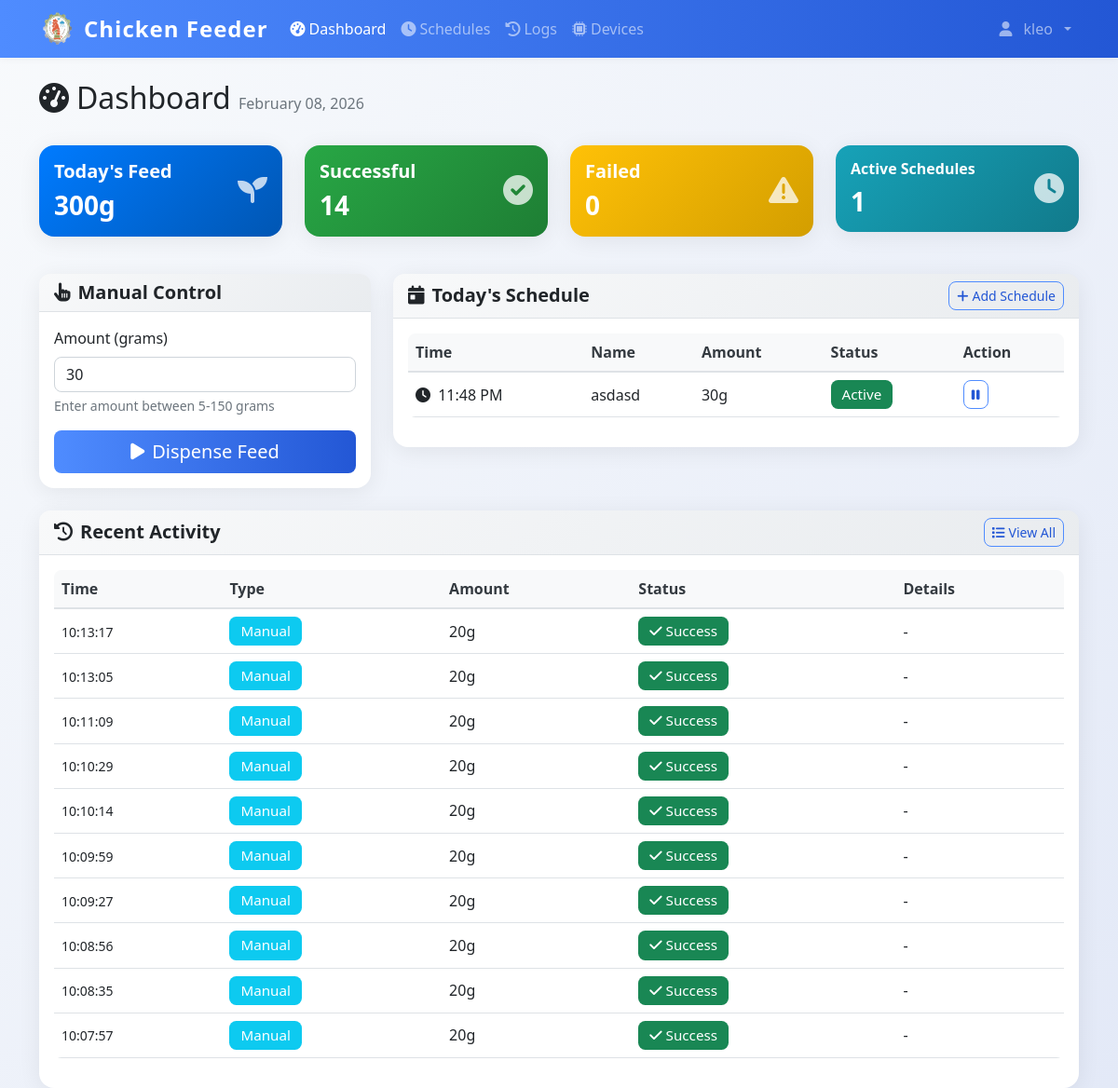
/dashboard (signed in), run on an earlier commit of the app's database.
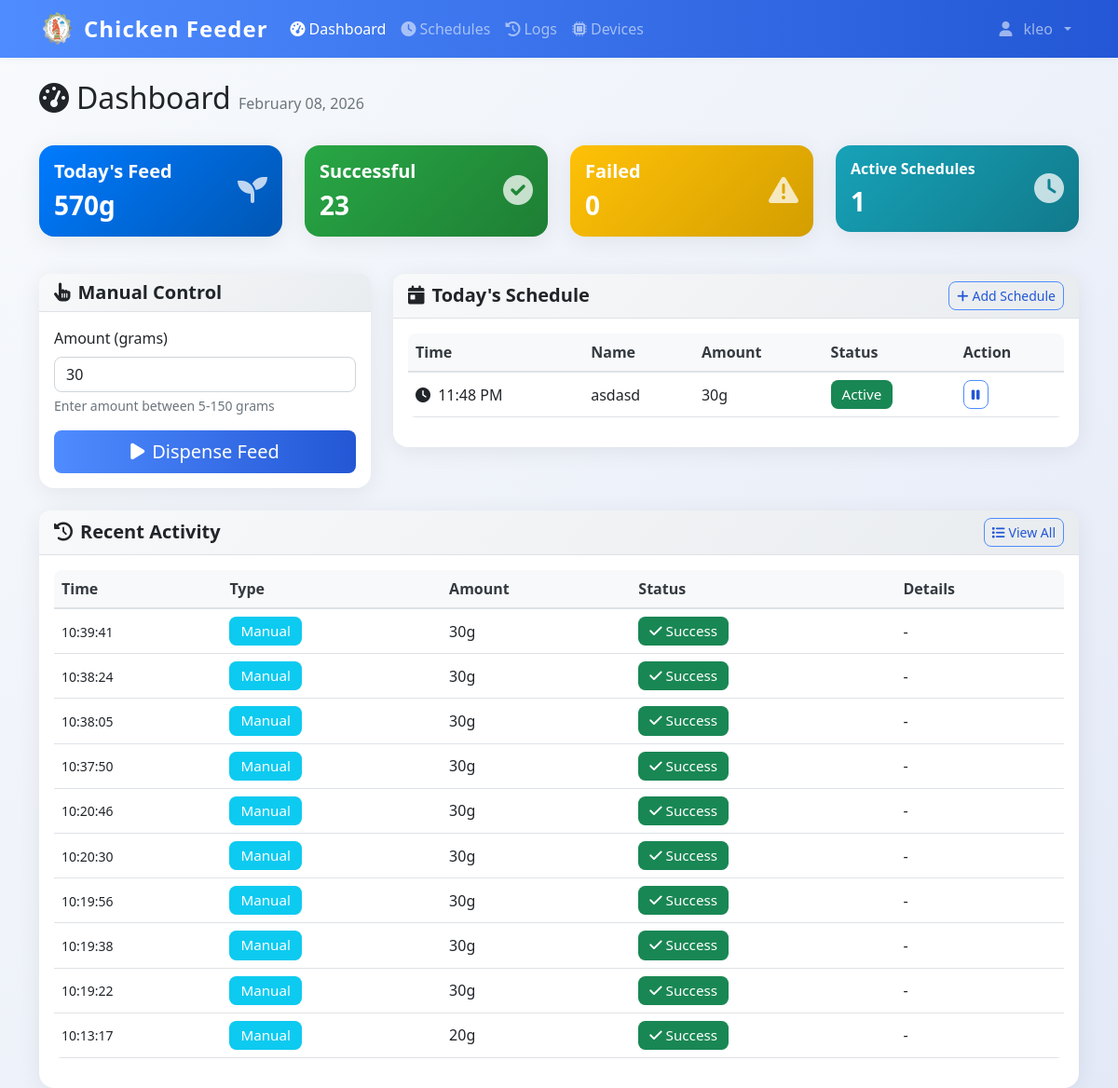
And on a later commit of the database.
### models.py (models this page shows)
class FeedSchedule(db.Model):
    id = db.Column(db.Integer, primary_key=True)
    name = db.Column(db.String(100), nullable=False)
    feed_time = db.Column(db.Time, nullable=False)
    amount_grams = db.Column(db.Integer, nullable=False)
    is_active = db.Column(db.Boolean, default=True)
    created_by = db.Column(db.Integer, db.ForeignKey('user.id'), nullable=False)
    created_at = db.Column(db.DateTime, default=datetime.utcnow)
    user = db.relationship('User', backref=db.backref('schedules', lazy=True))

class DispenseLog(db.Model):
    id = db.Column(db.Integer, primary_key=True)
    timestamp = db.Column(db.DateTime, default=datetime.utcnow, nullable=False)
    amount_grams = db.Column(db.Integer, nullable=False)
    trigger_type = db.Column(db.String(20), nullable=False)
    schedule_id = db.Column(db.Integer, db.ForeignKey('feed_schedule.id'), nullable=True)
    status = db.Column(db.String(20), default='success')
    error_message = db.Column(db.Text, nullable=True)
    image_path = db.Column(db.String(255), nullable=True)  # Path to captured feed image
    pellet_count = db.Column(db.Integer, nullable=True)  # Number of pellets detected in image
    grams_detected = db.Column(db.Float, nullable=True)  # Estimated grams of pellets in feeder
    grams_dispensed = db.Column(db.Integer, nullable=True)  # Actual amount dispensed by servo
    triggered_by = db.Column(db.Integer, db.ForeignKey('user.id'), nullable=True)
    schedule = db.relationship('FeedSchedule', backref=db.backref('dispense_logs', lazy=True))
    user = db.relationship('User', backref=db.backref('dispense_logs', lazy=True))

### app.py (the view)
@app.route('/dashboard', methods=['GET', 'POST'])
@login_required
def dashboard():
    today_schedules = FeedSchedule.query.filter_by(created_by=current_user.id, is_active=True).order_by(FeedSchedule.feed_time).all()
    today_start = datetime.now().replace(hour=0, minute=0, second=0, microsecond=0)
    today_logs = DispenseLog.query.filter(
        DispenseLog.timestamp >= today_start,
        DispenseLog.triggered_by == current_user.id
    ).order_by(DispenseLog.timestamp.desc()).all()
    total_today = sum(log.amount_grams for log in today_logs if log.status == 'success')
    return render_template('dashboard.html',
                         schedules=today_schedules,
                         logs=today_logs,
                         total_today=total_today)

### app.py (called while the page is built)
@login_manager.user_loader
def load_user(user_id):
    return db.session.get(User, int(user_id))

@app.context_processor
def inject_datetime():
    return {'datetime': datetime}

@app.before_request
def restrict_admin_from_user_pages():
    if current_user.is_authenticated and getattr(current_user, 'is_admin', False):
        admin_paths = ['/admin', '/admin/', '/admin/dashboard', '/admin/config', '/admin/create', '/admin/feed-ratio']
        if not any(request.path.startswith(p) for p in admin_paths):
            if not request.path.startswith('/static') and not request.path.startswith('/logout'):
                return redirect(url_for('admin.dashboard'))

### templates/dashboard.html (shortened to what the changed rows need)
{% extends "base.html" %}
{% block content %}
<div class="container mt-4">
    <div class="row mb-4">
    <div class="col">
        <h1 class="h2">
            <i class="fas fa-tachometer-alt me-2"></i>Dashboard
            <span class="text-muted fs-6">{{ datetime.now().strftime('%B %d, %Y') }}</span>
        </h1>
    </div>
</div>
<div class="row mb-4">
    <div class="col-md-3 mb-3">
        <div class="card bg-primary text-white">
            <div class="card-body">
                <div class="d-flex justify-content-between">
                    <div>
                        <h5 class="card-title">Today's Feed</h5>
                        <h3 class="mb-0" id="total-today">{{ total_today }}g</h3>
                    </div>
                </div>
            </div>
        </div>
    </div>
    <div class="col-md-3 mb-3">
        <div class="card bg-success text-white">
            <div class="card-body">
                <div class="d-flex justify-content-between">
                    <div>
                        <h5 class="card-title">Successful</h5>
                        <h3 class="mb-0" id="successful-today">{{ logs|selectattr('status', 'equalto', 'success')|list|length }}</h3>
                    </div>
                </div>
            </div>
        </div>
    </div>
</div>
<div class="row">
    <div class="col-lg-8 mb-4">
        <div class="card">
            <div class="card-body">
                {% if schedules %}
                <div class="table-responsive">
                    <table class="table table-hover">
                        <thead>
                            <tr>
                                <th>Time</th>
                                <th>Name</th>
                                <th>Amount</th>
                                <th>Status</th>
                                <th>Action</th>
                            </tr>
                        </thead>
                        <tbody>
                            {% for schedule in schedules %}
                            <tr>
                                <td>
                                    <i class="fas fa-clock me-1"></i>
                                    {{ schedule.feed_time.strftime('%I:%M %p') }}
                                </td>
                                <td>{{ schedule.name }}</td>
                                <td>{{ schedule.amount_grams }}g</td>
                                <td>
                                    {% if schedule.is_active %}
                                        <span class="badge bg-success">Active</span>
                                    {% else %}
                                        <span class="badge bg-secondary">Inactive</span>
                                    {% endif %}
                                </td>
                                <td>
                                    <button class="btn btn-sm btn-outline-primary"
                                            onclick="toggleSchedule({{ schedule.id }})">
                                        {% if schedule.is_active %}
                                            <i class="fas fa-pause"></i>
                                        {% else %}
                                            <i class="fas fa-play"></i>
                                        {% endif %}
                                    </button>
                                </td>
                            </tr>
                            {% endfor %}
                        </tbody>
                    </table>
                </div>
                {% endif %}
            </div>
        </div>
    </div>
</div>
<div class="row">
    <div class="col-12">
        <div class="card">
            <div class="card-body">
                {% if logs %}
                <div class="table-responsive">
                    <table class="table table-hover">
                        <thead>
                            <tr>
                                <th>Time</th>
                                <th>Type</th>
                                <th>Amount</th>
                                <th>Status</th>
                                <th>Details</th>
                            </tr>
                        </thead>
                        <tbody>
                            {% for log in logs[:10] %}
                            <tr>
                                <td>
                                    <small>{{ log.timestamp.strftime('%H:%M:%S') }}</small>
                                </td>
                                <td>
                                    {% if log.trigger_type == 'manual' %}
                                        <span class="badge bg-info">Manual</span>
                                    {% else %}
                                        <span class="badge bg-primary">Scheduled</span>
                                    {% endif %}
                                </td>
                                <td>{{ log.amount_grams }}g</td>
                                <td>
                                    {% if log.status == 'success' %}
                                        <span class="badge bg-success">
                                            <i class="fas fa-check me-1"></i>Success
                                        </span>
                                    {% else %}
                                        <span class="badge bg-danger">
                                            <i class="fas fa-times me-1"></i>Failed
                                        </span>
                                    {% endif %}
                                </td>
                                <td style="max-width: 300px;">
                                    {% if log.schedule %}
                                        {{ log.schedule.name }}
                                    {% elif log.error_message %}
                                        <small class="text-danger" title="{{ log.error_message }}" style="cursor: help;">
                                            {{ log.error_message[:100] }}{% if log.error_message|length > 100 %}...{% endif %}
                                        </small>
                                    {% else %}
                                        -
                                    {% endif %}
                                </td>
                            </tr>
                            {% endfor %}
                        </tbody>
                    </table>
                </div>
                {% else %}
                <div class="text-center text-muted py-4">
                    <i class="fas fa-history fa-3x mb-3"></i>
                    <p>No activity today</p>
                </div>
                {% endif %}
            </div>
        </div>
    </div>
</div>
</div>
{% endblock %}

What changed in the data, as far as the page shows it:
no longer on this page (row unchanged): DispenseLog: timestamp "10:13:05", trigger_type "Manual", amount_grams "20", status "success" (drawn)
no longer on this page (row unchanged): DispenseLog: timestamp "10:11:09", trigger_type "Manual", amount_grams "20", status "success" (drawn)
no longer on this page (row unchanged): DispenseLog: timestamp "10:10:29", trigger_type "Manual", amount_grams "20", status "success" (drawn)
no longer on this page (row unchanged): DispenseLog: timestamp "10:10:14", trigger_type "Manual", amount_grams "20", status "success" (drawn)
no longer on this page (row unchanged): DispenseLog: timestamp "10:09:59", trigger_type "Manual", amount_grams "20", status "success" (drawn)
no longer on this page (row unchanged): DispenseLog: timestamp "10:09:27", trigger_type "Manual", amount_grams "20", status "success" (drawn)
no longer on this page (row unchanged): DispenseLog: timestamp "10:08:56", trigger_type "Manual", amount_grams "20", status "success" (drawn)
no longer on this page (row unchanged): DispenseLog: timestamp "10:08:35", trigger_type "Manual", amount_grams "20", status "success" (drawn)
no longer on this page (row unchanged): DispenseLog: timestamp "10:07:57", trigger_type "Manual", amount_grams "20", status "success" (drawn)
added DispenseLog: timestamp "10:39:41", trigger_type "Manual", amount_grams "30", status "success" (drawn)
added DispenseLog: timestamp "10:38:24", trigger_type "Manual", amount_grams "30", status "success" (drawn)
added DispenseLog: timestamp "10:38:05", trigger_type "Manual", amount_grams "30", status "success" (drawn)
added DispenseLog: timestamp "10:37:50", trigger_type "Manual", amount_grams "30", status "success" (drawn)
added DispenseLog: timestamp "10:20:46", trigger_type "Manual", amount_grams "30", status "success" (drawn)
added DispenseLog: timestamp "10:20:30", trigger_type "Manual", amount_grams "30", status "success" (drawn)
added DispenseLog: timestamp "10:19:56", trigger_type "Manual", amount_grams "30", status "success" (drawn)
added DispenseLog: timestamp "10:19:38", trigger_type "Manual", amount_grams "30", status "success" (drawn)
added DispenseLog: timestamp "10:19:22", trigger_type "Manual", amount_grams "30", status "success" (drawn)
Also different on the page:
{{ total_today }}: "300" → "570"
{{ logs|selectattr('status', 'equalto', 'success')|list|length }}: "14" → "23"
